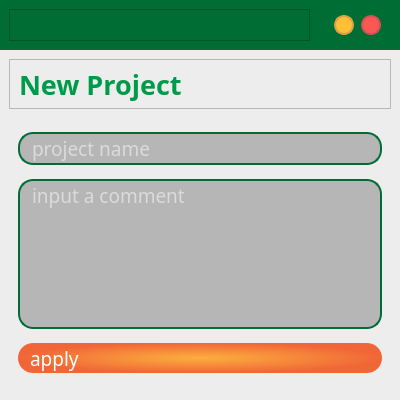
<?xml version="1.0" encoding="UTF-8"?>
<ui version="4.0">
 <class>Form</class>
 <widget class="QWidget" name="Form">
  <property name="geometry">
   <rect>
    <x>0</x>
    <y>0</y>
    <width>400</width>
    <height>400</height>
   </rect>
  </property>
  <property name="windowTitle">
   <string>Form</string>
  </property>
  <layout class="QVBoxLayout" name="verticalLayout">
   <property name="spacing">
    <number>0</number>
   </property>
   <property name="leftMargin">
    <number>0</number>
   </property>
   <property name="topMargin">
    <number>0</number>
   </property>
   <property name="rightMargin">
    <number>0</number>
   </property>
   <property name="bottomMargin">
    <number>0</number>
   </property>
   <item>
    <widget class="QFrame" name="infoBar2">
     <property name="minimumSize">
      <size>
       <width>0</width>
       <height>50</height>
      </size>
     </property>
     <property name="maximumSize">
      <size>
       <width>16777215</width>
       <height>50</height>
      </size>
     </property>
     <property name="styleSheet">
      <string notr="true">QFrame{
	background-color : #006d34;
}</string>
     </property>
     <property name="frameShape">
      <enum>QFrame::NoFrame</enum>
     </property>
     <property name="frameShadow">
      <enum>QFrame::Raised</enum>
     </property>
     <layout class="QHBoxLayout" name="horizontalLayout">
      <item>
       <widget class="QFrame" name="frame_3">
        <property name="frameShape">
         <enum>QFrame::StyledPanel</enum>
        </property>
        <property name="frameShadow">
         <enum>QFrame::Raised</enum>
        </property>
        <layout class="QVBoxLayout" name="verticalLayout_4">
         <property name="spacing">
          <number>0</number>
         </property>
         <property name="leftMargin">
          <number>0</number>
         </property>
         <property name="topMargin">
          <number>0</number>
         </property>
         <property name="rightMargin">
          <number>0</number>
         </property>
         <property name="bottomMargin">
          <number>0</number>
         </property>
         <item>
          <widget class="QLabel" name="label_2">
           <property name="minimumSize">
            <size>
             <width>115</width>
             <height>30</height>
            </size>
           </property>
           <property name="maximumSize">
            <size>
             <width>115</width>
             <height>30</height>
            </size>
           </property>
           <property name="text">
            <string/>
           </property>
           <property name="pixmap">
            <pixmap resource="../Resources/resourceGui.qrc">:/logos/img/nidecLogo.png</pixmap>
           </property>
           <property name="scaledContents">
            <bool>true</bool>
           </property>
          </widget>
         </item>
        </layout>
       </widget>
      </item>
      <item>
       <widget class="QFrame" name="frame_6">
        <property name="maximumSize">
         <size>
          <width>75</width>
          <height>16777215</height>
         </size>
        </property>
        <property name="styleSheet">
         <string notr="true"/>
        </property>
        <property name="frameShape">
         <enum>QFrame::NoFrame</enum>
        </property>
        <property name="frameShadow">
         <enum>QFrame::Raised</enum>
        </property>
        <layout class="QHBoxLayout" name="horizontalLayout_7">
         <property name="spacing">
          <number>0</number>
         </property>
         <property name="leftMargin">
          <number>10</number>
         </property>
         <property name="topMargin">
          <number>0</number>
         </property>
         <property name="rightMargin">
          <number>10</number>
         </property>
         <property name="bottomMargin">
          <number>0</number>
         </property>
         <item alignment="Qt::AlignRight">
          <widget class="QPushButton" name="minimizeButton">
           <property name="maximumSize">
            <size>
             <width>20</width>
             <height>20</height>
            </size>
           </property>
           <property name="styleSheet">
            <string notr="true">QPushButton {
	background-color: #ffbe38;
	border-radius: 10px;
	border: 2px solid  #d5a342;
}

QPushButton:hover {
	background-color: rgb(255, 255, 58)
}</string>
           </property>
           <property name="text">
            <string/>
           </property>
           <property name="icon">
            <iconset resource="../Resources/resourceGui.qrc">
             <normaloff>:/icons/img/minus.png</normaloff>:/icons/img/minus.png</iconset>
           </property>
          </widget>
         </item>
         <item alignment="Qt::AlignRight">
          <widget class="QPushButton" name="closeAllButton">
           <property name="maximumSize">
            <size>
             <width>20</width>
             <height>20</height>
            </size>
           </property>
           <property name="styleSheet">
            <string notr="true">QPushButton {
	background-color: #fc5753;
	border-radius: 10px;
	border: 2px solid  #cf5254;
}

QPushButton:hover{
	background-color: rgb(255, 119, 119)
}</string>
           </property>
           <property name="text">
            <string/>
           </property>
           <property name="icon">
            <iconset resource="../Resources/resourceGui.qrc">
             <normaloff>:/icons/img/close.png</normaloff>:/icons/img/close.png</iconset>
           </property>
           <property name="iconSize">
            <size>
             <width>12</width>
             <height>12</height>
            </size>
           </property>
          </widget>
         </item>
        </layout>
       </widget>
      </item>
     </layout>
    </widget>
   </item>
   <item>
    <widget class="QFrame" name="frame_2">
     <property name="styleSheet">
      <string notr="true">QFrame{	
	background-color: rgb(237, 237, 237);
}</string>
     </property>
     <property name="frameShape">
      <enum>QFrame::NoFrame</enum>
     </property>
     <property name="frameShadow">
      <enum>QFrame::Raised</enum>
     </property>
     <layout class="QVBoxLayout" name="verticalLayout_2">
      <item>
       <widget class="QFrame" name="frame_4">
        <property name="minimumSize">
         <size>
          <width>0</width>
          <height>50</height>
         </size>
        </property>
        <property name="maximumSize">
         <size>
          <width>16777215</width>
          <height>50</height>
         </size>
        </property>
        <property name="frameShape">
         <enum>QFrame::StyledPanel</enum>
        </property>
        <property name="frameShadow">
         <enum>QFrame::Raised</enum>
        </property>
        <layout class="QVBoxLayout" name="verticalLayout_3">
         <property name="spacing">
          <number>0</number>
         </property>
         <property name="topMargin">
          <number>0</number>
         </property>
         <property name="rightMargin">
          <number>0</number>
         </property>
         <property name="bottomMargin">
          <number>0</number>
         </property>
         <item>
          <widget class="QLabel" name="newProjectLabel">
           <property name="font">
            <font>
             <family>PF BeauSans Pro</family>
             <pointsize>20</pointsize>
             <bold>true</bold>
            </font>
           </property>
           <property name="styleSheet">
            <string notr="true">color: #009b4a;</string>
           </property>
           <property name="text">
            <string>New Project</string>
           </property>
          </widget>
         </item>
        </layout>
       </widget>
      </item>
      <item>
       <widget class="QFrame" name="loginFrame">
        <property name="minimumSize">
         <size>
          <width>0</width>
          <height>0</height>
         </size>
        </property>
        <property name="maximumSize">
         <size>
          <width>16777215</width>
          <height>16777215</height>
         </size>
        </property>
        <property name="styleSheet">
         <string notr="true">QLineEdit{
	border: 2px solid #006d34;
	border-radius: 15px;
	color:rgb(255, 255, 255);
	background-color: rgb(182, 182, 182);
	padding-left: 10px;
	padding-right:20px;
}
QLineEdit:hover{
	border: 2px solid  #009b4a;
}</string>
        </property>
        <property name="frameShape">
         <enum>QFrame::NoFrame</enum>
        </property>
        <property name="frameShadow">
         <enum>QFrame::Raised</enum>
        </property>
        <layout class="QVBoxLayout" name="verticalLayout_36">
         <item>
          <widget class="QLineEdit" name="projectLineEdit">
           <property name="minimumSize">
            <size>
             <width>240</width>
             <height>30</height>
            </size>
           </property>
           <property name="font">
            <font>
             <family>PF BeauSans Pro</family>
             <pointsize>14</pointsize>
            </font>
           </property>
           <property name="styleSheet">
            <string notr="true"/>
           </property>
           <property name="text">
            <string/>
           </property>
           <property name="placeholderText">
            <string>project name</string>
           </property>
          </widget>
         </item>
         <item>
          <widget class="QLineEdit" name="commentLlineEdit">
           <property name="minimumSize">
            <size>
             <width>240</width>
             <height>150</height>
            </size>
           </property>
           <property name="font">
            <font>
             <family>PF BeauSans Pro</family>
             <pointsize>14</pointsize>
            </font>
           </property>
           <property name="styleSheet">
            <string notr="true"/>
           </property>
           <property name="text">
            <string/>
           </property>
           <property name="echoMode">
            <enum>QLineEdit::Normal</enum>
           </property>
           <property name="alignment">
            <set>Qt::AlignLeading|Qt::AlignLeft|Qt::AlignTop</set>
           </property>
           <property name="placeholderText">
            <string>input a comment</string>
           </property>
          </widget>
         </item>
         <item>
          <widget class="QPushButton" name="applyButton">
           <property name="minimumSize">
            <size>
             <width>0</width>
             <height>30</height>
            </size>
           </property>
           <property name="font">
            <font>
             <family>PF BeauSans Pro</family>
             <pointsize>14</pointsize>
            </font>
           </property>
           <property name="styleSheet">
            <string notr="true">QPushButton {
	padding-left:12px;
	text-align: left;
	background-color: qradialgradient(spread:pad, cx:0.5, cy:0.5, radius:0.5, fx:0.5, fy:0.5, stop:0 rgba(252, 175, 62,255), stop:1 rgba(241, 102, 55, 255));
	border-radius:15px;
	color: rgb(255, 255, 255)
}

QPushButton:hover {
	background-color: qradialgradient(spread:pad, cx:0.5, cy:0.5, radius:0.5, fx:0.5, fy:0.5, stop:0 rgba(79,186,160,255), stop:1 #009b4a);
	}

QPushButton:pressed {
	background-color: rgb(241, 102, 55)
}


</string>
           </property>
           <property name="text">
            <string>apply</string>
           </property>
          </widget>
         </item>
        </layout>
       </widget>
      </item>
     </layout>
    </widget>
   </item>
  </layout>
 </widget>
 <resources>
  <include location="../Resources/resourceGui.qrc"/>
 </resources>
 <connections/>
</ui>
